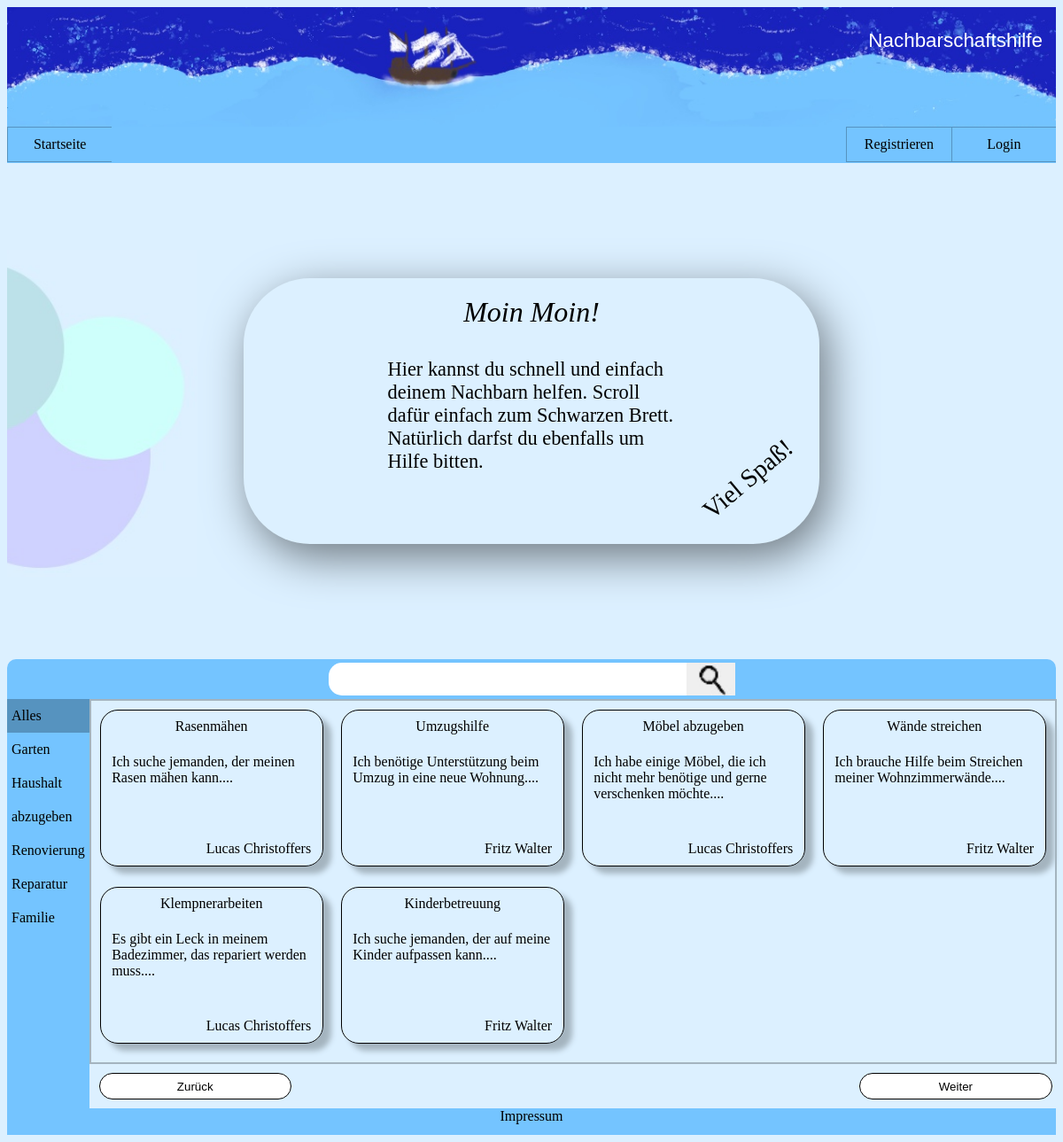
Before: / with the older database file.
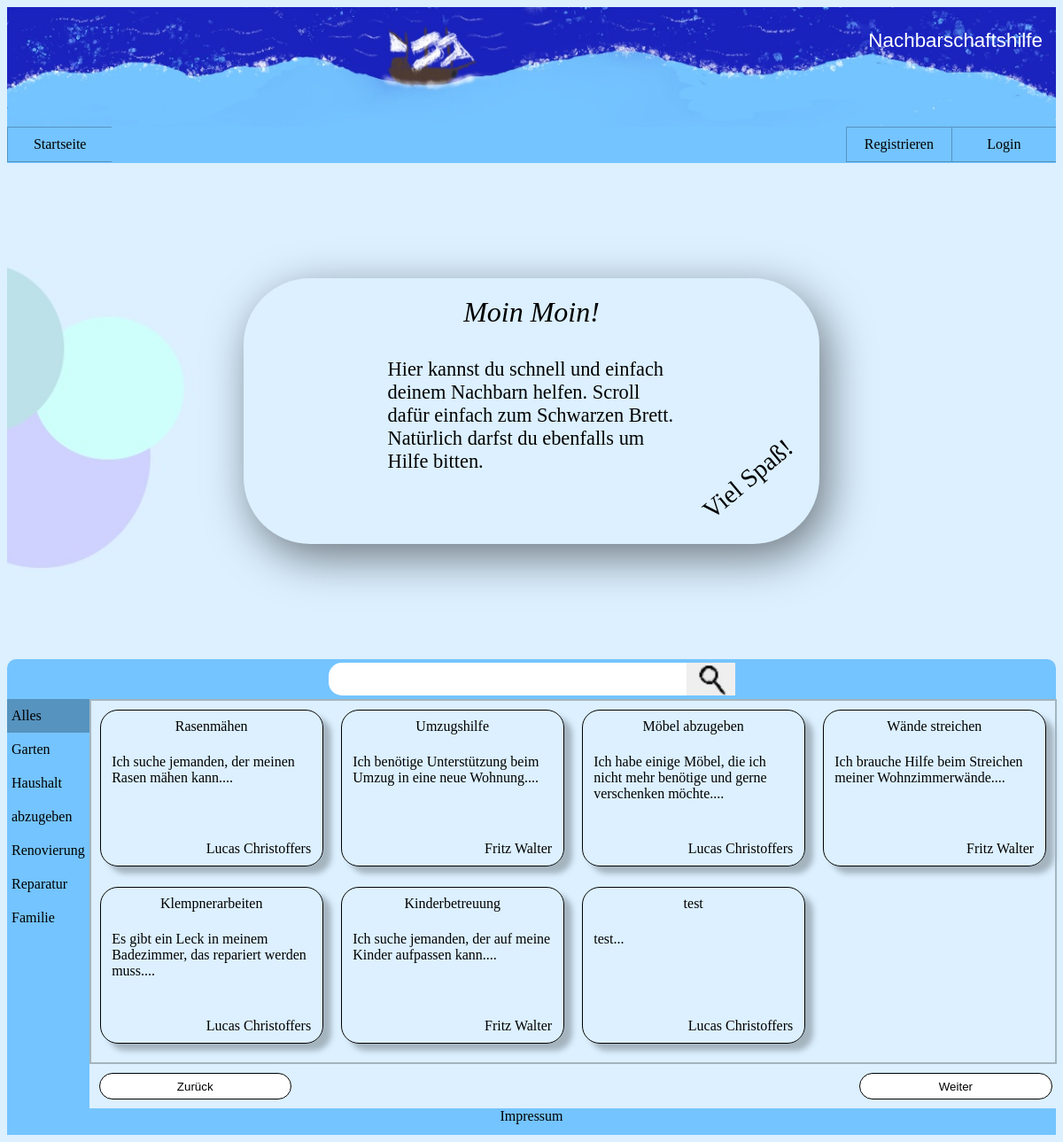
After: the same page with the newer database file.
### tables this page shows
CREATE TABLE Kategorie (
            ID INTEGER PRIMARY KEY,
            Name TEXT(20)
        );

CREATE TABLE Hilfsgesuch (
            ID INTEGER PRIMARY KEY AUTOINCREMENT,
            Titel TEXT(40),
            Beschreibung TEXT(1200),
            Kategorie INTEGER,
            Ersteller INTEGER,
            FOREIGN KEY(Kategorie) REFERENCES Kategorie(ID),
            FOREIGN KEY(Ersteller) REFERENCES Nutzer(ID)
        );

CREATE TABLE Nutzer (
            ID INTEGER PRIMARY KEY AUTOINCREMENT,
            EMail TEXT(40),
            Vorname TEXT(20),
            Nachname TEXT(20),
            Addresse TEXT(40),
            bild TEXT(40),
            PLZ INTEGER,
            telnr INTEGER,
            passwort TEXT(255),
            FOREIGN KEY(PLZ) REFERENCES Stadt(PLZ)
        );

### Datenbank/db_abfrage_Kategorien.php (called while the page is built)
<?php
include "db_Verbindung.php";
try{
    $query = $verbindung->prepare("SELECT * FROM Kategorie");
    $query->execute();
    $query = $query->fetchAll();
}catch(Exception $e){
}
?>

### Datenbank/db_abfrageHilfsangebote.php (called while the page is built, shortened)
<?php
include "db_Verbindung.php";
$query = "SELECT Hilfsgesuch.ID, Titel, SUBSTRING(Hilfsgesuch.Beschreibung, 1, 100) AS Beschreibung, Kategorie ,Nutzer.ID as nutzerID,Vorname, Nachname
            FROM Hilfsgesuch LEFT JOIN Nutzer on Hilfsgesuch.Ersteller = Nutzer.ID";
try{
  $query = $verbindung->prepare($query);
  $query->execute();
  $query = $query->fetchAll();
}catch(Exception $e){
}
?>

### index.php (the view, shortened to what this page needs)
<!DOCTYPE html>
<html lang="de">
<head>
  <link rel="stylesheet" type="text/css" href="CSS/style.css">
  <link rel="stylesheet" type="text/css" href="CSS/index.css">
</head>
<body>
  <?php
  include "Ressourcen/header.php";
  ?>
  <div class="Bereich_Neueste_Nachricht">
    <div class="Container_Neueste_Nachricht">
      <div class="willkommen">Moin Moin!</div>
      <div class="info">
        Hier kannst du schnell und einfach deinem Nachbarn helfen.
        Scroll dafür einfach zum Schwarzen Brett.
        Natürlich darfst du ebenfalls um Hilfe bitten.
      </div>
      <div class="nachricht">
        <div>Viel Spaß!</div>
      </div>
    </div>
  </div>
  <div class="needAName">
    <div class="suche">
      <form name="test" action="index.php" method="GET">
        <div class="suche_layout">
          <input id="sucheingabe" name="sucheingabe" type="text" class="suchEingabe" placeholder="<?php echo $_GET['sucheingabe'] ?>">
          <button type="submit" value="suche" id="suche"></button>
        </div>
      </form>
    </div>
  </div>
  <div class="Container_Schwarzes_Brett">
    <div class="erweitertes_Such_Navi">
      <ul>
        <?php
        include "Datenbank/db_abfrage_Kategorien.php";
        $active = "";
        if ($_GET['kategorie'] == '') {
          $active = "active";
        }
        echo '<li> <a class="' . $active . '" href="index.php?sucheingabe=' . $_GET['sucheingabe'] . '&kategorie=">Alles</a></li>';
        foreach ($query as $reihe) {
          $wert = htmlentities($reihe["ID"]);
          $bezeichnung = htmlentities($reihe["Name"]);
          $active = "";
          echo '<li> <a class="' . $active . '" href="index.php?sucheingabe=' . $_GET['sucheingabe'] . '&kategorie=' . $wert . '">' . $bezeichnung . '</a> </li>';
        }
        ?>
      </ul>
    </div>
    <div class="Container_kleineAngebote_und_Buttons">
      <div class="Container_kleine_Angebote">
        <?php
        include "Datenbank/db_abfrageHilfsangebote.php";
        foreach ($query as $reihe) {
          $titel = htmlentities($reihe['Titel']);
          $pin_ID = htmlentities($reihe['ID']);
          $beschreibung = htmlentities($reihe['Beschreibung']);
          $nutzer_ID = htmlentities($reihe['nutzerID']);
          $vorname = htmlentities($reihe['Vorname']);
          $nachname = htmlentities($reihe['Nachname']);
          echo '<div>
                <p class="ueberschrift"> ' . $titel . ' </p>
                <a class="beschreibung" href="Pins/angebot_eins.php?id=' . $pin_ID . '"> ' . $beschreibung . '...</a>
                <a class="autor" href="Konto/konto_uebersicht.php?id=' . $nutzer_ID . '">' . $vorname . ' ' . $nachname . '</a>
              </div>';
        }
        ?>
      </div>
      <div class="Container_Buttons">
        <button id="zurueck" name="zurueck" class="buttonLinks">Zurück</button>
        <button id="weiter" name="weiter" class="buttonRechts">Weiter</button>
      </div>
    </div>
  </div>
  <?php
  include "Ressourcen/footer.php";
  ?>
</body>
</html>

Changed rows visible on the page:
added hilfsgesuch: Titel "test", beschreibung "test", Ersteller.Vorname "Lucas", Ersteller.Nachname "Christoffers"
